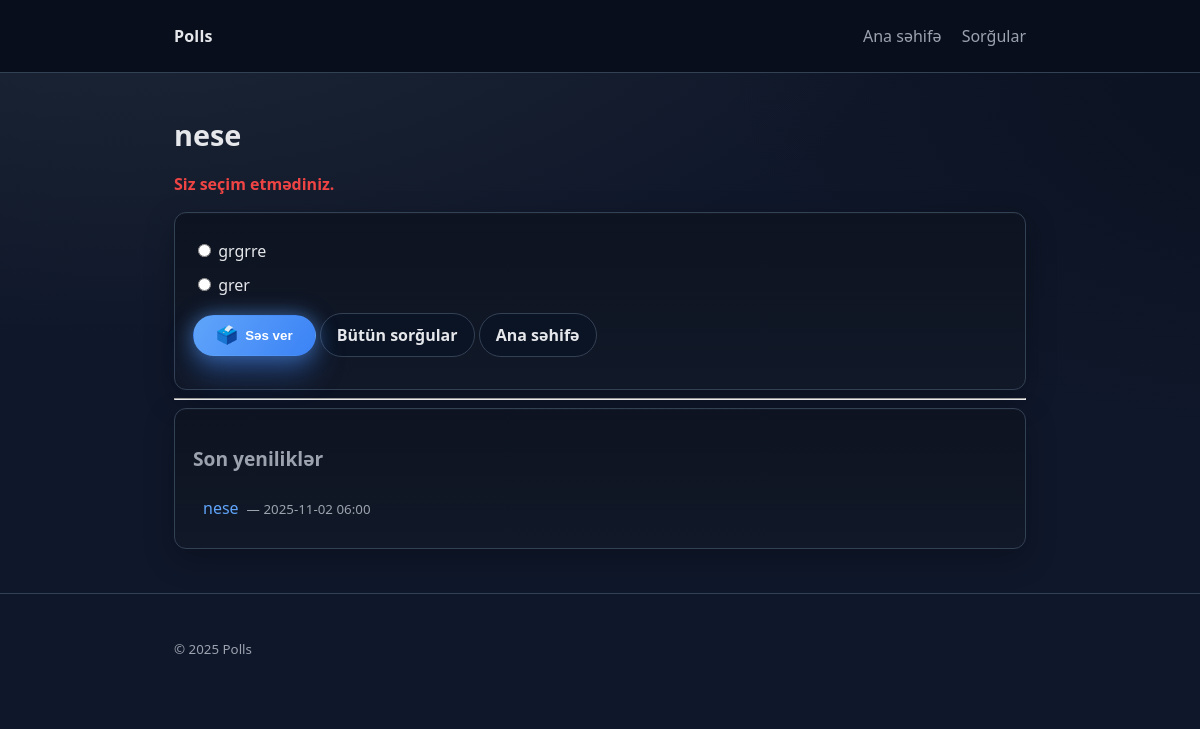
The app's page /polls/1/vote/, older data.
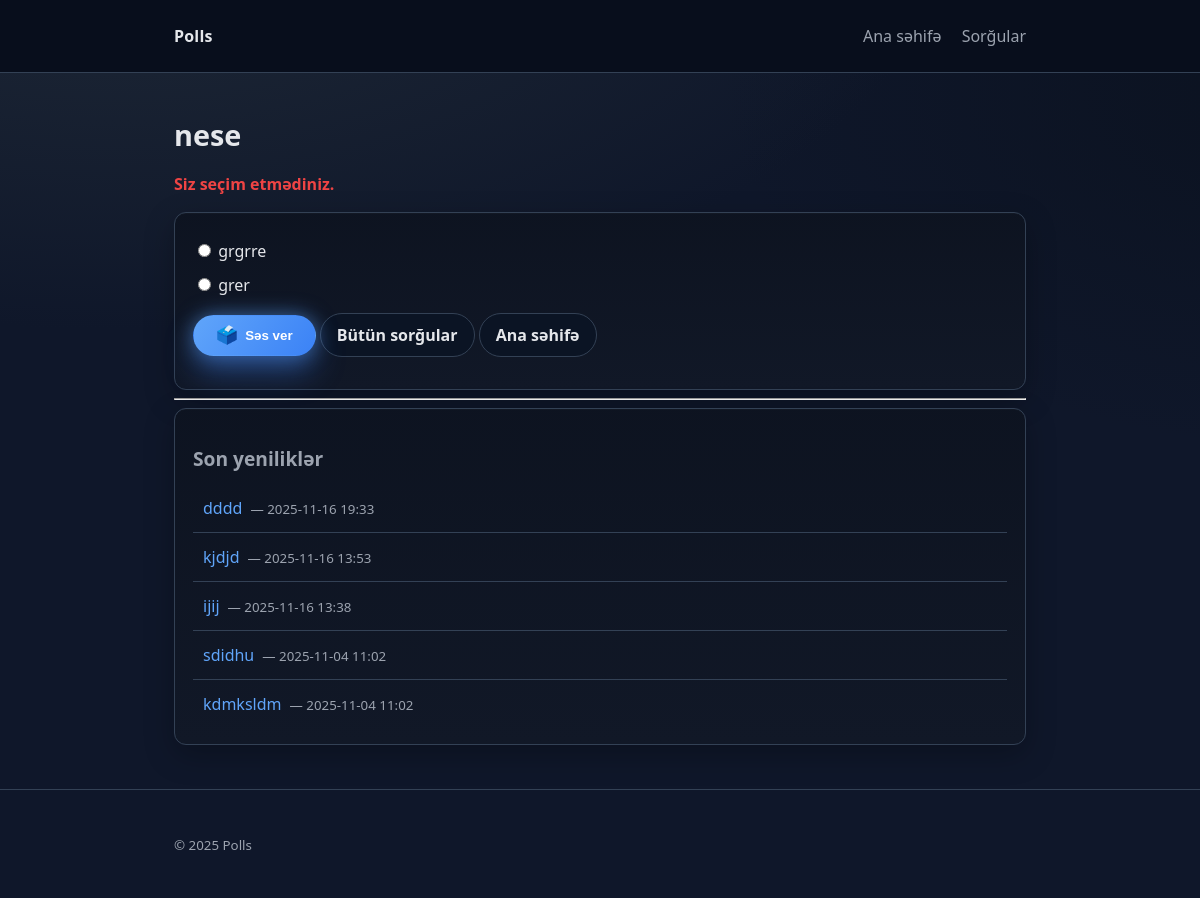
The same page, newer data.
### polls/models.py (models this page shows, shortened)
class Question(models.Model):
    question_text = models.CharField(max_length=200)
    pub_date = models.DateTimeField("date published")
    def was_published_recently(self):
        now = timezone.now()
        return now - datetime.timedelta(days=1) <= self.pub_date <= now
    was_published_recently.admin_order_field = "pub_date"
    was_published_recently.boolean = True
    was_published_recently.short_description = "Son 24 saatda?"

class Choice(models.Model):
    question = models.ForeignKey(Question, on_delete=models.CASCADE)  # 🔹 əlaqə buradadır
    choice_text = models.CharField(max_length=200)
    votes = models.IntegerField(default=0)

### polls/views.py (the view)
# urls.py: path("<int:question_id>/vote/", views.vote, name="vote"),
def vote(request, question_id):
    question = get_object_or_404(Question, pk=question_id)
    try:
        selected_choice = question.choice_set.get(pk=request.POST["choice"])
    except (KeyError, Choice.DoesNotExist):
        context = {
            "question": question,
            "error_message": "Siz seçim etmədiniz.",
            "latest_question_list": _latest_questions(),
        }
        return render(request, "polls/detail.html", context)
    else:
        selected_choice.votes += 1
        selected_choice.save()
        return HttpResponseRedirect(reverse("polls:results", args=(question.id,)))

### polls/views.py (called while the page is built)
def _latest_questions(limit: int = 5):
    return (
        Question.objects.filter(pub_date__lte=timezone.now())
        .order_by("-pub_date")[:limit]
    )

### polls/templates/polls/detail.html (shortened to what this page needs)
{% extends "polls/base.html" %}
{% block content %}
    <h1>{{ question.question_text }}</h1>
    {% if error_message %}
        <p class="error"><strong>{{ error_message }}</strong></p>
    {% endif %}
    <div class="panel">
    <form action="{% url 'polls:vote' question.id %}" method="post">
        {% for choice in question.choice_set.all %}
            <div class="field">
                <input type="radio" name="choice" id="choice{{ forloop.counter }}" value="{{ choice.id }}">
                <label for="choice{{ forloop.counter }}">{{ choice.choice_text }}</label>
            </div>
        {% empty %}
            <p>Bu sorğu üçün seçim yoxdur.</p>
        {% endfor %}
        <p>
            <button class="btn primary vote-btn" type="submit">
                <span aria-hidden="true">🗳️</span>
                <span>Səs ver</span>
            </button>
            <a class="btn" href="{% url 'polls:index' %}">Bütün sorğular</a>
            <a class="btn" href="{% url 'home' %}">Ana səhifə</a>
        </p>
    </form>
    </div>
    <hr>
    <div class="panel">
        {% include "polls/_latest.html" %}
    </div>
{% endblock %}

### polls/templates/polls/base.html (shortened to what this page needs)
<!DOCTYPE html>
<html lang="az">
<head>
    {% load static %}
    <link rel="stylesheet" href="{% static 'polls/styles.css' %}">
</head>
<body>
    <header class="site-header">
        <div class="container header-inner">
            <a class="brand" href="{% url 'polls:index' %}">Polls</a>
            <nav class="nav">
                <a href="{% url 'home' %}">Ana səhifə</a>
                <a href="{% url 'polls:index' %}">Sorğular</a>
            </nav>
        </div>
    </header>
    <main class="container">
        {% block content %}{% endblock %}
    </main>
    <footer class="site-footer">
        <div class="container">
            <small>© {% now "Y" %} Polls</small>
        </div>
    </footer>
</body>
</html>

### polls/templates/polls/_latest.html
<section>
    <h2>Son yeniliklər</h2>
    {% if latest_question_list %}
        <ul class="list">
            {% for q in latest_question_list %}
                <li>
                    <a href="{% url 'polls:detail' q.id %}">{{ q.question_text }}</a>
                    <small> — {{ q.pub_date|date:"Y-m-d H:i" }}</small>
                </li>
            {% endfor %}
        </ul>
    {% else %}
        <p>Hələ yenilik yoxdur.</p>
    {% endif %}
</section>

### polls/static/polls/styles.css (style rules this page uses)
:root { --bg: #0f172a; --panel: #111827; --text: #e5e7eb; --muted: #9ca3af; --brand: #60a5fa; --brand-600: #3b82f6; --danger: #ef4444; --ring: #334155; }
* { box-sizing: border-box; }
html, body { height: 100%; }
body { margin: 0; font-family: ui-sans-serif, system-ui, -apple-system, Segoe UI, Roboto, Arial, "Apple Color Emoji", "Segoe UI Emoji"; line-height: 1.5; background: radial-gradient(1200px 600px at 10% -10%, #1f2937 0, transparent 70%), radial-gradient(1000px 600px at 110% 10%, #0b1220 0, transparent 60%), var(--bg); color: var(--text); }
.container { max-width: 900px; padding: 24px; margin: 0 auto; }
.site-header { position: sticky; top: 0; z-index: 10; border-bottom: 1px solid var(--ring); backdrop-filter: saturate(150%) blur(6px); background: color-mix(in oklab, var(--bg) 80%, #000 20%); }
.header-inner { display: flex; align-items: center; justify-content: space-between; }
.brand { color: var(--text); text-decoration: none; font-weight: 700; letter-spacing: .2px; }
.nav a { color: var(--muted); text-decoration: none; margin-left: 16px; }
h1 { font-size: 1.8rem; margin: 16px 0 12px; }
h2 { font-size: 1.2rem; margin: 20px 0 10px; color: var(--muted); font-weight: 600; }
p { color: var(--text); }
small { color: var(--muted); }
.panel { background: linear-gradient(180deg, color-mix(in oklab, var(--panel) 90%, #000 10%), var(--panel)); border: 1px solid var(--ring); border-radius: 12px; padding: 16px 18px; box-shadow: 0 1px 0 rgba(255,255,255,0.02) inset, 0 10px 30px rgba(0,0,0,0.25); }
ul.list { list-style: none; padding: 0; margin: 0; }
ul.list li { padding: 12px 10px; border-bottom: 1px solid var(--ring); display: flex; align-items: baseline; gap: 8px; }
ul.list li:last-child { border-bottom: 0; }
ul.list a { color: var(--brand); text-decoration: none; font-weight: 500; }
.btn { display: inline-flex; align-items: center; gap: 0.45rem; border: 1px solid var(--ring); padding: 9px 16px; border-radius: 999px; color: var(--text); text-decoration: none; background: #0b1424; cursor: pointer; font-weight: 600; transition: transform 0.2s ease, box-shadow 0.2s ease, border-color 0.2s ease; -webkit-appearance: none; appearance: none; }
.btn.primary { background: linear-gradient(125deg, var(--brand) 0%, var(--brand-600) 100%); border-color: transparent; color: #fff; box-shadow: 0 12px 20px rgba(59, 130, 246, 0.25); }
.btn.vote-btn { position: relative; overflow: hidden; padding-inline: 22px; box-shadow: 0 18px 30px rgba(59, 130, 246, 0.35), 0 0 20px rgba(96, 165, 250, 0.55); }
.btn.vote-btn::after { content: ""; position: absolute; inset: 0; background: radial-gradient(circle at top, rgba(255,255,255,0.35), transparent 55%); transform: translateX(-120%); transition: transform 0.4s ease; pointer-events: none; }
.btn.vote-btn span:first-child { font-size: 1.1rem; }
form .field { margin: 10px 0; }
input[type="radio"] { accent-color: var(--brand-600); }
.error { color: var(--danger); }
.site-footer { border-top: 1px solid var(--ring); margin-top: 20px; padding: 18px 0; }

Row changes from the older to the newer data that the page shows:
no longer on one of the page's lists (row unchanged): Question: question_text "nese", pub_date "2025-11-02 06:00"
added Question: question_text "dddd", pub_date "2025-11-16 19:33"
added Question: question_text "kjdjd", pub_date "2025-11-16 13:53"
added Question: question_text "ijij", pub_date "2025-11-16 13:38"
added Question: question_text "sdidhu", pub_date "2025-11-04 11:02"
added Question: question_text "kdmksldm", pub_date "2025-11-04 11:02"
